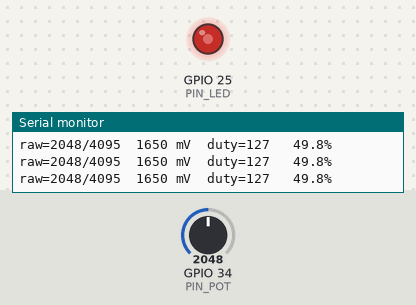
A sketch run on a simulated ESP32. On the bench: output pins drawn as LEDs (lit = HIGH), the last lines printed to the serial monitor. The test bench sets the inputs (shaded band); at power-on: GPIO 34 (PIN_POT) = 2048 (analog values on the 0–4095 scale).

Above: at 1.2 s.
1.3 s: GPIO 34 (PIN_POT) set to 491
At 1.9 s:
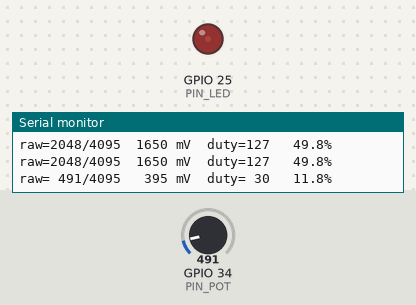
3.1 s: GPIO 34 (PIN_POT) set to 0
At 4.4 s:
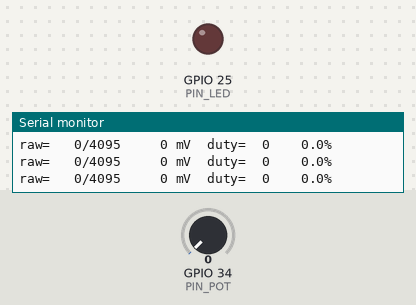
4.7 s: GPIO 34 (PIN_POT) set to 4095
At 5.7 s:
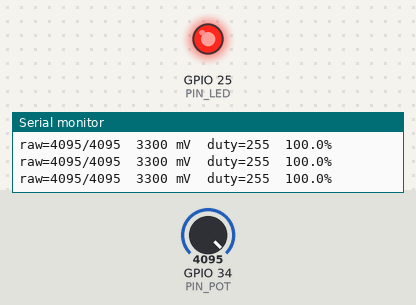
6.3 s: GPIO 34 (PIN_POT) set to 2866
At 7.0 s:
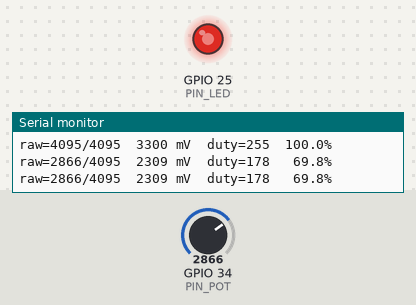
7.9 s: GPIO 34 (PIN_POT) set to 2047
At 8.3 s:
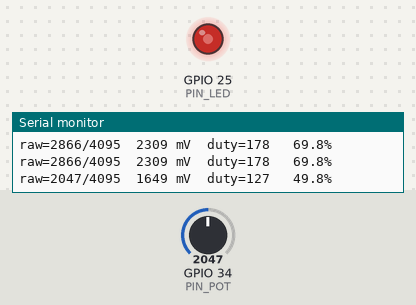
Timing chart, 0 to 10.5 s (numbered marks = the images above; inputs shaded):
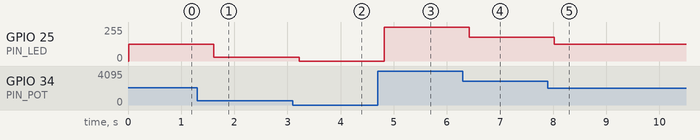

Measured:
- after the input at 1.3 s, GPIO 25 (PIN_LED): 127/255 → 30/255 after 0.32 s
- after the input at 3.1 s, GPIO 25 (PIN_LED): 30/255 → 0/255 after 0.12 s
- after the input at 4.7 s, GPIO 25 (PIN_LED): 0/255 → 255/255 after 0.12 s
- after the input at 6.3 s, GPIO 25 (PIN_LED): 255/255 → 178/255 after 0.12 s
- after the input at 7.9 s, GPIO 25 (PIN_LED): 178/255 → 127/255 after 0.13 s

The sketch:

sketch.ino
```cpp
/*
 * Sensors and Actuators (Sensorik und Aktorik) - HSBI
 * Module 0 pre-study mini-exercise: analog in -> digital -> analog out
 *
 * Wokwi: ESP32 (C++/Arduino). Signal chain shown:
 *   pot wiper voltage -> ESP32 SAR ADC -> integer code -> 8-bit PWM duty -> LED brightness
 *
 * Change ADC_BITS between 8, 10 and 12 and watch the code range in the Serial Monitor.
 */

const int PIN_POT = 34;   // ADC1_CH6 - input-only pin, safe on ESP32
const int PIN_LED = 25;   // LEDC-capable output pin

const int ADC_BITS = 12;  // 8, 10 or 12  <-- change this and watch the range

// Extension: a deliberately coarse threshold, to make the output "jump"
const bool USE_COARSE_THRESHOLD = false;
const int  COARSE_LEVELS = 4;   // only 4 brightness levels instead of 256

int adcMax = (1 << ADC_BITS) - 1;

void setup() {
  Serial.begin(115200);

  // ESP32 note: 9..12 change the hardware resolution; any other value is
  // produced by shifting the 12-bit result in software.
  analogReadResolution(ADC_BITS);

  // Documented measurable window with 11 dB attenuation: 150 mV .. 3100 mV.
  analogSetAttenuation(ADC_11db);

  pinMode(PIN_LED, OUTPUT);

  Serial.println();
  Serial.println("=== Sensors and Actuators - Module 0 pre-study ===");
  Serial.printf("ADC resolution %d bit -> codes 0..%d (%d discrete steps)\n",
                ADC_BITS, adcMax, adcMax + 1);
  Serial.println("Potentiometer on GPIO34, LED on GPIO25");
  Serial.println("-----------------------------------------------");
}

void loop() {
  int raw = analogRead(PIN_POT);            // 0 .. adcMax
  int mv  = analogReadMilliVolts(PIN_POT);  // calibrated millivolts

  int brightness;
  if (USE_COARSE_THRESHOLD) {
    int bucket = (raw * COARSE_LEVELS) / (adcMax + 1);     // 0..3
    brightness = map(bucket, 0, COARSE_LEVELS - 1, 0, 255);
  } else {
    brightness = (int)((long)raw * 255L / adcMax);
  }

  analogWrite(PIN_LED, brightness);         // LEDC, 8-bit duty on ESP32

  Serial.printf("raw=%4d/%4d  %4d mV  duty=%3d  %5.1f%%\n",
                raw, adcMax, mv, brightness, brightness * 100.0 / 255.0);

  delay(400);   // slow enough to read in the Serial Monitor
}
```
